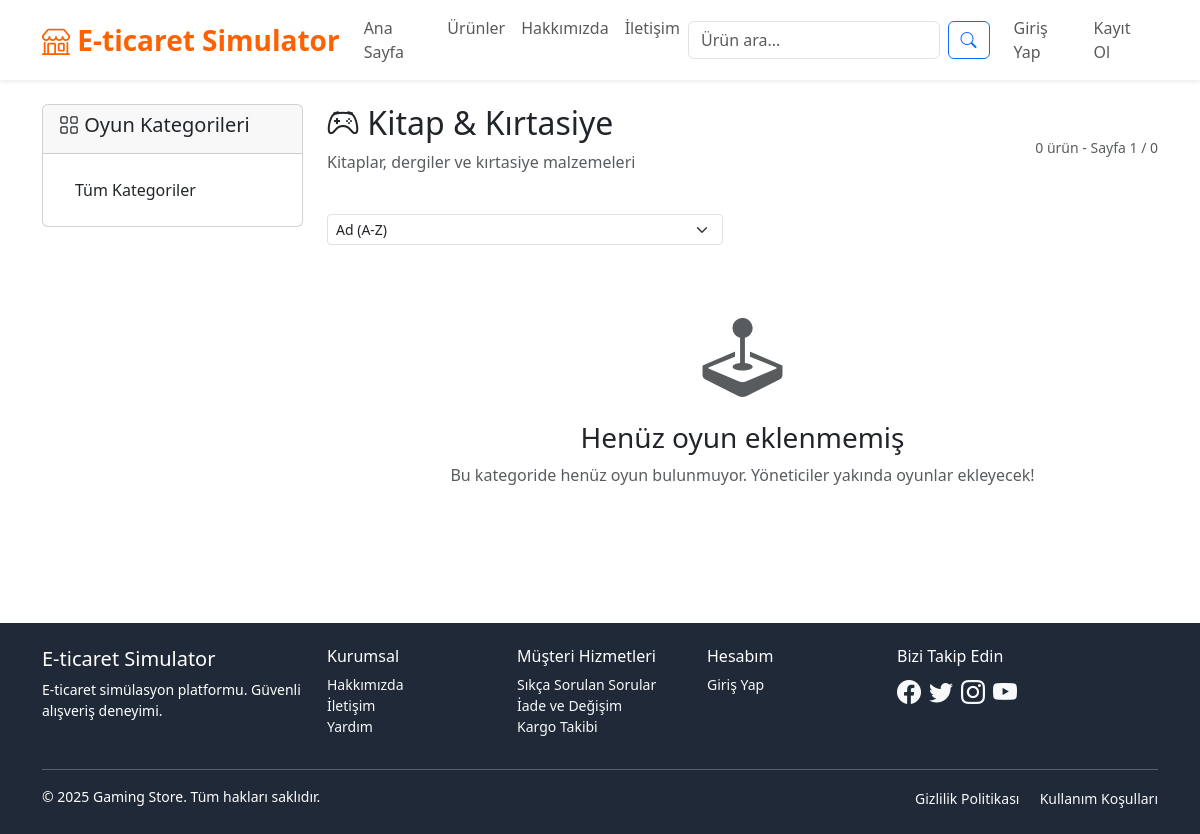
/urunler/kategori/4, run on the app's committed database.
### models/product.py (models this page shows, shortened)
class Category(db.Model):
    __tablename__ = 'categories'
    id = db.Column(db.Integer, primary_key=True)
    name = db.Column(db.String(100), nullable=False)
    description = db.Column(db.Text, nullable=True)
    is_active = db.Column(db.Boolean, default=True)
    created_at = db.Column(db.DateTime, default=datetime.utcnow)
    products = db.relationship('Product', backref='category', lazy=True)

### routes/products.py (the view)
@products_bp.route('/kategori/<int:category_id>')
def category(category_id):
    category = Category.query.get_or_404(category_id)
    page = request.args.get('sayfa', 1, type=int)
    sort_by = request.args.get('sirala', 'name')
    query = Product.query.filter_by(category_id=category_id, is_active=True)
    if sort_by == 'price_asc':
        query = query.order_by(Product.price.asc())
    elif sort_by == 'price_desc':
        query = query.order_by(Product.price.desc())
    elif sort_by == 'rating':
        query = query.order_by(Product.rating.desc())
    elif sort_by == 'newest':
        query = query.order_by(Product.created_at.desc())
    else:
        query = query.order_by(Product.name.asc())
    products = query.paginate(page=page, per_page=12, error_out=False)
    return render_template('products/category.html',
                         category=category,
                         products=products,
                         current_sort=sort_by)

### templates/products/category.html (shortened to what this page needs)
{% extends "base.html" %}
{% block content %}
<div class="container py-4">
    <div class="row">
        <div class="col-lg-3">
            <div class="card">
                <div class="card-header">
                    <h5><i class="bi bi-grid"></i> Oyun Kategorileri</h5>
                </div>
                <div class="card-body">
                    <div class="list-group list-group-flush">
                        <a href="{{ url_for('products.index') }}" class="list-group-item list-group-item-action">
                            Tüm Kategoriler
                        </a>
                    </div>
                </div>
            </div>
        </div>
        <div class="col-lg-9">
            <div class="d-flex justify-content-between align-items-center mb-4">
                <div>
                    <h2><i class="bi bi-controller"></i> {{ category.name }}</h2>
                    <p class="text-muted">{{ category.description }}</p>
                </div>
                <div>
                    <small class="text-muted">
                        {{ products.total }} ürün - Sayfa {{ products.page }} / {{ products.pages }}
                    </small>
                </div>
            </div>
            <div class="row mb-3">
                <div class="col-md-6">
                    <form method="GET" class="d-flex">
                        <select name="sirala" class="form-select form-select-sm me-2" onchange="this.form.submit()">
                            <option value="name" {% if current_sort == 'name' %}selected{% endif %}>Ad (A-Z)</option>
                        </select>
                    </form>
                </div>
            </div>
            {% if products.items %}
                <div class="row g-4">
                    {% for product in products.items %}
                    <div class="col-lg-4 col-md-6">
                        <div class="card product-card h-100">
                            {% if product.get_discount_percentage() > 0 %}
                            <div class="position-relative">
                                <span class="position-absolute top-0 start-0 m-2 discount-badge">
                                    %{{ product.get_discount_percentage() }} İndirim
                                </span>
                            </div>
                            {% endif %}
                            <img src="{{ product.image_url or '/static/img/no-image.png' }}" class="card-img-top" alt="{{ product.name }}" style="height: 200px; object-fit: cover;">
                            <div class="card-body d-flex flex-column">
                                <h6 class="card-title">{{ product.name[:50] }}{% if product.name|length > 50 %}...{% endif %}</h6>
                                {% if product.brand %}
                                <small class="text-muted mb-2">{{ product.brand }}</small>
                                {% endif %}
                                <div class="mb-2">
                                    {% if product.rating > 0 %}
                                    <div class="rating-stars">
                                        {% for i in range(1, 6) %}
                                            {% if i <= product.get_rating_stars() %}
                                                <i class="bi bi-star-fill"></i>
                                            {% else %}
                                                <i class="bi bi-star"></i>
                                            {% endif %}
                                        {% endfor %}
                                        <small class="text-muted ms-1">({{ product.review_count }})</small>
                                    </div>
                                    {% endif %}
                                </div>
                                <div class="mb-2">
                                    {% if product.original_price and product.original_price > product.price %}
                                    <span class="price-original">{{ product.get_formatted_original_price() }}</span><br>
                                    {% endif %}
                                    <span class="h5 price-discount">{{ product.get_formatted_price() }}</span>
                                </div>
                                <div class="mt-auto">
                                    {% if product.is_in_stock() %}
                                    <div class="d-grid gap-2">
                                        <a href="{{ url_for('products.detail', product_id=product.id) }}" class="btn btn-outline-primary btn-sm">
                                            <i class="bi bi-eye"></i> İncele
                                        </a>
                                        {% if current_user.is_authenticated %}
                                        <form method="POST" action="{{ url_for('cart.add_item', product_id=product.id) }}" class="d-inline">
                                            <input type="hidden" name="quantity" value="1">
                                            <button type="submit" class="btn btn-primary btn-sm w-100">
                                                <i class="bi bi-cart-plus"></i> Sepete Ekle
                                            </button>
                                        </form>
                                        {% endif %}
                                    </div>
                                    {% else %}
                                    <button class="btn btn-secondary btn-sm w-100" disabled>
                                        <i class="bi bi-x-circle"></i> Stokta Yok
                                    </button>
                                    {% endif %}
                                </div>
                            </div>
                        </div>
                    </div>
                    {% endfor %}
                </div>
                {% if products.pages > 1 %}
                <nav aria-label="Ürün sayfaları" class="mt-5">
                    <ul class="pagination justify-content-center">
                        {% if products.has_prev %}
                        <li class="page-item">
                            <a class="page-link" href="{{ url_for('products.category', category_id=category.id, sayfa=products.prev_num, sirala=current_sort) }}">Önceki</a>
                        </li>
                        {% endif %}
                        {% for page_num in products.iter_pages() %}
                            {% if page_num %}
                                {% if page_num != products.page %}
                                <li class="page-item">
                                    <a class="page-link" href="{{ url_for('products.category', category_id=category.id, sayfa=page_num, sirala=current_sort) }}">{{ page_num }}</a>
                                </li>
                                {% else %}
                                <li class="page-item active">
                                    <span class="page-link">{{ page_num }}</span>
                                </li>
                                {% endif %}
                            {% else %}
                            <li class="page-item disabled">
                                <span class="page-link">...</span>
                            </li>
                            {% endif %}
                        {% endfor %}
                        {% if products.has_next %}
                        <li class="page-item">
                            <a class="page-link" href="{{ url_for('products.category', category_id=category.id, sayfa=products.next_num, sirala=current_sort) }}">Sonraki</a>
                        </li>
                        {% endif %}
                    </ul>
                </nav>
                {% endif %}
            {% else %}
                <div class="text-center py-5">
                    <i class="bi bi-joystick display-1 text-muted"></i>
                    <h3 class="mt-3">Henüz oyun eklenmemiş</h3>
                    <p class="text-muted">Bu kategoride henüz oyun bulunmuyor. Yöneticiler yakında oyunlar ekleyecek!</p>
                </div>
            {% endif %}
        </div>
    </div>
</div>
{% endblock %}

### templates/base.html (style rules this page uses)
:root { --primary-color: #ff6000; --secondary-color: #4b5563; --success-color: #10b981; --warning-color: #f59e0b; --danger-color: #ef4444; }

### data on the page
Category: name "Kitap & Kırtasiye", description "Kitaplar, dergiler ve kırtasiye malzemeleri"

### other printed values
{{ products.total }} "0"
{{ products.page }} "1"
{{ products.pages }} "0"
